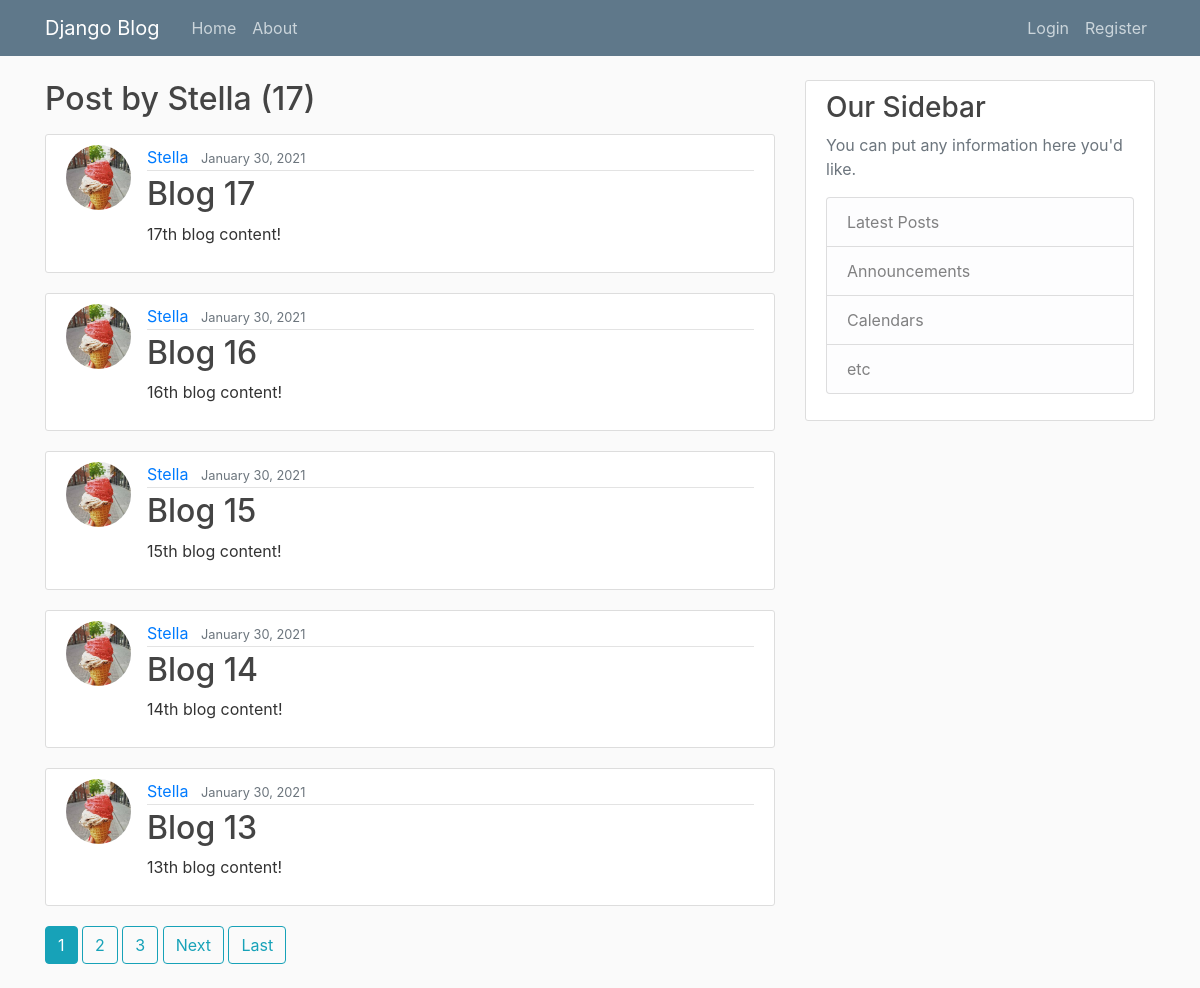
The app's page /user/Stella/ with its own data.
### blog/models.py (models this page shows, shortened)
class Post(models.Model):
     title = models.CharField(max_length=100)
     content = models.TextField()
     date_posted = models.DateTimeField(default=timezone.now)
     author = models.ForeignKey(User, on_delete=models.CASCADE)

### users/models.py (models this page shows, shortened)
class Profile(models.Model):
     user = models.OneToOneField(User, on_delete=models.CASCADE)
     image = models.ImageField(default='default.jpg', upload_to='profile_pics')

### blog/views.py (the view)
# urls.py: path('user/<str:username>/', UserPostListView.as_view(), name='user-posts'),
class UserPostListView(ListView):
     model = Post
     context_object_name = 'posts'
     template_name = 'blog/user_posts.html'  #<app>/<model>_<viewtype>.html
     paginate_by = 5
     def get_queryset(self):
          user = get_object_or_404(User, username=self.kwargs.get('username'))
          return Post.objects.filter(author=user).order_by('-date_posted')

### blog/templates/blog/user_posts.html (shortened to what this page needs)
{% extends 'blog/base.html' %}
{% block content %}
<h2 class="mb-3">Post by {{ view.kwargs.username }} ({{ page_obj.paginator.count }})</h2>
     {% for post in posts %}
     <article class="media content-section">
          <img class="rounded-circle article-img" src="{{ post.author.profile.image.url }}">
          <div class="media-body">
            <div class="article-metadata">
              <a class="mr-2" href="{% url 'user-posts' post.author.username %}">{{ post.author }}</a>
              <small class="text-muted">{{ post.date_posted|date:'F d, Y' }}</small>
            </div>
            <h2><a class="article-title" href="{% url 'post-detail' post.id %}">{{ post.title }}</a></h2>
            <p class="article-content">{{ post.content }}</p>
          </div>
     </article>
     {% endfor %}
     {% if is_paginated %}
          {% for num in page_obj.paginator.page_range %}
               {% if page_obj.number == num %}
               <a class="btn btn-info mb-4" href="?page={{ num }}">{{ num }}</a>
               {% elif num > page_obj.number|add:'-3' and num < page_obj.number|add:'3' %}
               <a class="btn btn-outline-info mb-4" href="?page={{ num }}">{{ num }}</a>
               {% endif %}
          {% endfor %}
          {% if page_obj.has_next %}
               <a class="btn btn-outline-info mb-4" href="?page={{ page_obj.next_page_number }}">Next</a>
               <a class="btn btn-outline-info mb-4" href="?page={{ page_obj.paginator.num_pages }}">Last</a>
          {% endif %}
     {% endif %}
{% endblock content %}

### blog/static/blog/main.css (style rules this page uses)
body { background: #fafafa; color: #333333; margin-top: 5rem; }
h1, h2, h3, h4, h5, h6 { color: #444444; }
.content-section { background: #ffffff; padding: 10px 20px; border: 1px solid #dddddd; border-radius: 3px; margin-bottom: 20px; }
.article-title { color: #444444; }
.article-content { white-space: pre-line; }
.article-img { height: 65px; width: 65px; margin-right: 16px; }
.article-metadata { padding-bottom: 1px; margin-bottom: 4px; border-bottom: 1px solid #e3e3e3 }

### records on screen
Post: author.profile.image (picture), author "Stella", date_posted "January 30, 2021", title "Blog 17", content "17th blog content!"
Post: author.profile.image (picture), author "Stella", date_posted "January 30, 2021", title "Blog 16", content "16th blog content!"
Post: author.profile.image (picture), author "Stella", date_posted "January 30, 2021", title "Blog 15", content "15th blog content!"
Post: author.profile.image (picture), author "Stella", date_posted "January 30, 2021", title "Blog 14", content "14th blog content!"
Post: author.profile.image (picture), author "Stella", date_posted "January 30, 2021", title "Blog 13", content "13th blog content!"

### other values on screen
{{ view.kwargs.username }} "Stella"
{{ page_obj.paginator.count }} "17"
{{ num }} "1"
{{ num }} "2" "3"
